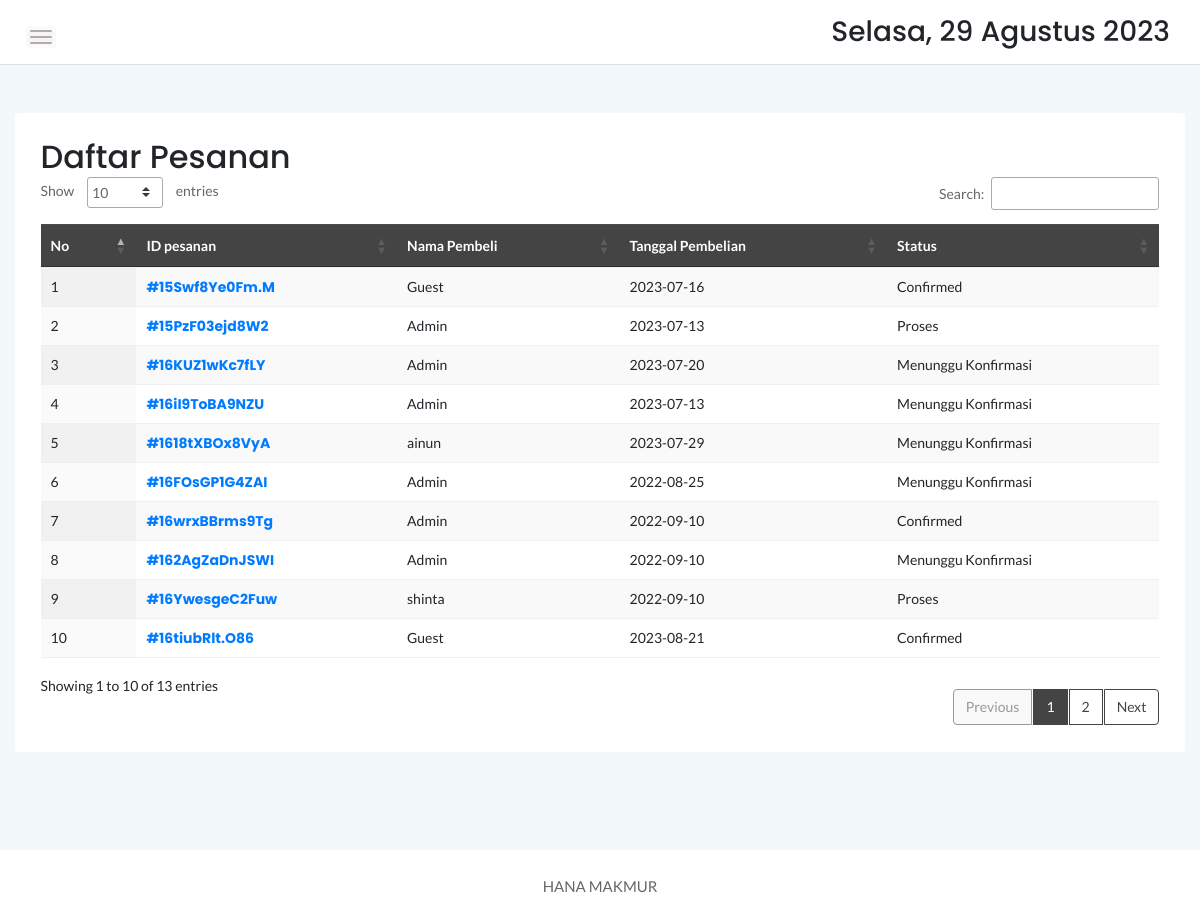
The app's page /admin/manageorder.php with its own data.
### tables this page shows
CREATE TABLE `pesanan` (
  `idcart` int(11) NOT NULL,
  `orderid` varchar(100) NOT NULL,
  `userid` int(11) NOT NULL,
  `idkonfirmasi` int(11) NOT NULL,
  `tglpesanan` date NOT NULL DEFAULT current_timestamp(),
  `status` varchar(10) NOT NULL DEFAULT 'Cart'
);

CREATE TABLE `anggota` (
  `userid` int(11) NOT NULL,
  `namalengkap` varchar(50) NOT NULL,
  `email` varchar(50) NOT NULL,
  `password` varchar(150) NOT NULL,
  `notelp` varchar(15) NOT NULL,
  `alamat` varchar(100) NOT NULL,
  `tgljoin` timestamp NOT NULL DEFAULT current_timestamp(),
  `role` varchar(7) NOT NULL DEFAULT 'Member'
);

### admin/manageorder.php (the view, shortened to what this page needs)
<!doctype html>
<html class="no-js" lang="en">
<head>
    <link rel="stylesheet" href="assets/css/bootstrap.min.css">
    <link rel="stylesheet" href="assets/css/font-awesome.min.css">
    <link rel="stylesheet" href="assets/css/themify-icons.css">
    <link rel="stylesheet" href="assets/css/metisMenu.css">
    <link rel="stylesheet" href="assets/css/owl.carousel.min.css">
    <link rel="stylesheet" href="assets/css/slicknav.min.css">
    <link rel="stylesheet" href="https://www.amcharts.com/lib/3/plugins/export/export.css" type="text/css" media="all" />
	<link rel="stylesheet" type="text/css" href="https://cdn.datatables.net/1.10.20/css/jquery.dataTables.min.css">
    <link rel="stylesheet" type="text/css" href="https://cdn.datatables.net/1.10.20/css/jquery.dataTables.css">
    <link rel="stylesheet" type="text/css" href="https://cdn.datatables.net/1.10.20/css/dataTables.bootstrap4.min.css">
    <link rel="stylesheet" type="text/css" href="https://cdn.datatables.net/responsive/2.2.3/css/responsive.bootstrap.min.css">
    <link rel="stylesheet" type="text/css" href="https://cdn.datatables.net/responsive/2.2.3/css/responsive.jqueryui.min.css">
	<link rel="stylesheet" type="text/css" href="https://cdn.datatables.net/buttons/1.5.2/css/buttons.dataTables.min.css">
    <link rel="stylesheet" href="assets/css/typography.css">
    <link rel="stylesheet" href="assets/css/default-css.css">
    <link rel="stylesheet" href="assets/css/styles.css">
    <link rel="stylesheet" href="assets/css/responsive.css">
</head>
<body>
    <div class="page-container">
        <div class="main-content">
            <div class="header-area">
                <div class="row align-items-center">
                    <div class="col-md-6 col-sm-8 clearfix">
                        <div class="nav-btn pull-left">
                            <span></span>
                            <span></span>
                            <span></span>
                        </div>
                    </div>
                    <div class="col-md-6 col-sm-4 clearfix">
                        <ul class="notification-area pull-right">
                            <li><h3><div class="date">
						</b></div></h3>
						</li>
                        </ul>
                    </div>
                </div>
            </div>
            <div class="main-content-inner">
                <div class="row mt-5 mb-5">
                    <div class="col-12">
                        <div class="card">
                            <div class="card-body">
                                <div class="d-sm-flex justify-content-between align-items-center">
									<h2>Daftar Pesanan</h2>
								</div>
                                    <div class="data-tables datatable-dark">
										 <table id="dataTable3" class="display" style="width:100%"><thead class="thead-dark">
											<tr>
												<th>No</th>
												<th>ID pesanan</th>
												<th>Nama Pembeli</th>
												<th>Tanggal Pembelian</th>
												<th>Status</th>
											</tr></thead><tbody>
											<?php
											$brgs=mysqli_query($conn,"SELECT * from pesanan c, anggota l where c.userid=l.userid and status!='Cart' and status!='Selesai' order by idcart ASC");
											$no=1;
											while($p=mysqli_fetch_array($brgs)){
												?>
												<tr>
													<td><?php echo $no++ ?></td>
													<td><strong><a href="order.php?orderid=<?php echo $p['orderid'] ?>">#<?php echo $p['orderid'] ?></a></strong></td>
													<td><?php echo $p['namalengkap'] ?></td>
													<td><?php echo $p['tglpesanan'] ?></td>
													<td><?php
													$orders = $p['orderid'];
													$cekkonfirmasipembayaran = mysqli_query($conn,"select * from konfirmasi where orderid='$orders'");
													$cekroww = mysqli_num_rows($cekkonfirmasipembayaran);
													if($cekroww > 0){
														echo 'Confirmed';
													} else {
														if($p['status']!='Pengiriman'){
															echo "Menunggu Konfirmasi";
														} else {
															echo "Proses";
														};
													}
													?></td>
												</tr>
												<?php
											}
											?>
										</tbody>
										</table>
                                    </div>
                                </div>
                            </div>
                        </div>
                    </div>
                </div>
            </div>
        </div>
        <footer>
            <div class="footer-area">
            <p>HANA MAKMUR</p>
            </div>
        </footer>
</body>
</html>

### records on screen
pesanan: orderid "15Swf8Ye0Fm.M", userid.namalengkap "Guest", tglpesanan "2023-07-16", shows "Confirmed"
pesanan: orderid "15PzF03ejd8W2", userid.namalengkap "Admin", tglpesanan "2023-07-13", status "Proses"
pesanan: orderid "16KUZ1wKc7fLY", userid.namalengkap "Admin", tglpesanan "2023-07-20", status "Menunggu Konfirmasi"
pesanan: orderid "16iI9ToBA9NZU", userid.namalengkap "Admin", tglpesanan "2023-07-13", status "Menunggu Konfirmasi"
pesanan: orderid "1618tXBOx8VyA", userid.namalengkap "ainun", tglpesanan "2023-07-29", status "Menunggu Konfirmasi"
pesanan: orderid "16FOsGP1G4ZAI", userid.namalengkap "Admin", tglpesanan "2022-08-25", status "Menunggu Konfirmasi"
pesanan: orderid "16wrxBBrms9Tg", userid.namalengkap "Admin", tglpesanan "2022-09-10", shows "Confirmed"
pesanan: orderid "162AgZaDnJSWI", userid.namalengkap "Admin", tglpesanan "2022-09-10", status "Menunggu Konfirmasi"
pesanan: orderid "16YwesgeC2Fuw", userid.namalengkap "shinta", tglpesanan "2022-09-10", status "Proses"
pesanan: orderid "16tiubRlt.O86", userid.namalengkap "Guest", tglpesanan "2023-08-21", shows "Confirmed"
